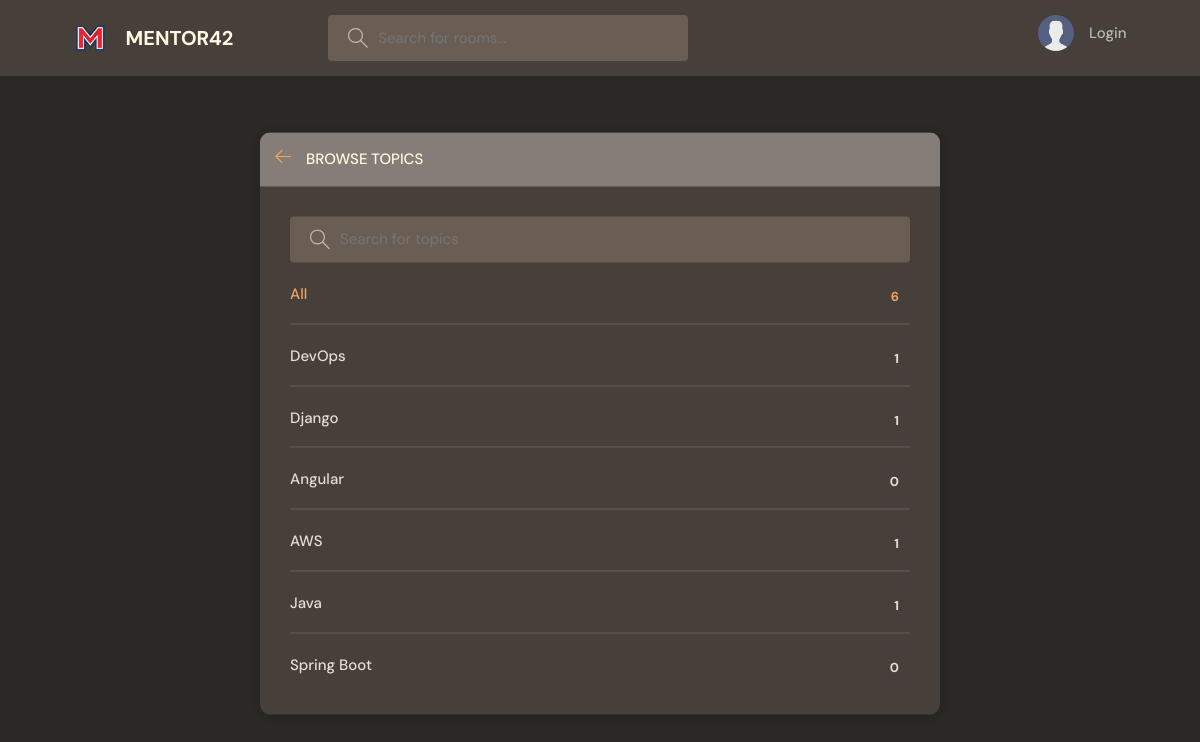
/topics/, run on an earlier commit of the app's database.
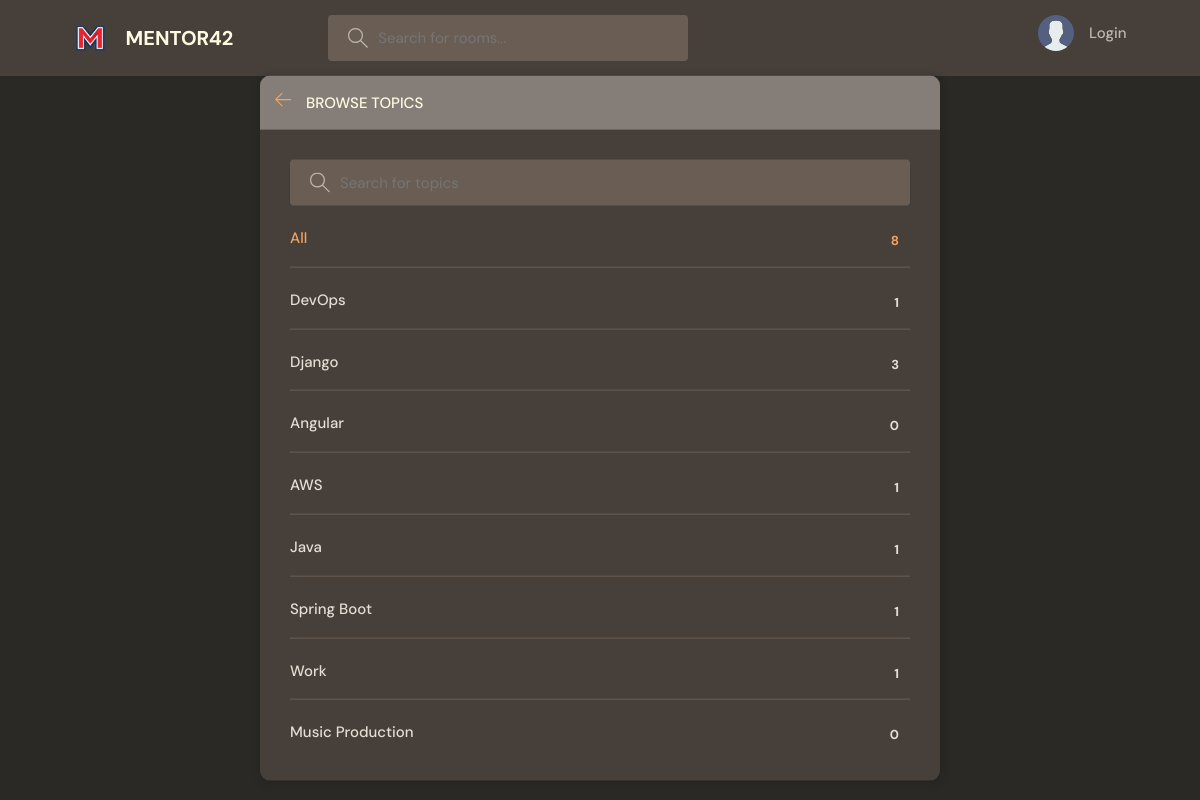
And on a later commit of the database.
### base/models.py (models this page shows, shortened)
class Topic(models.Model):
    name = models.CharField(max_length=100)

### base/views.py (the view)
# urls.py: path('topics/', views.topicsPage, name='topics'),
def topicsPage(request):
    q = request.GET.get('q') if request.GET.get('q') is not None else ''
    topics = Topic.objects.filter(name__icontains=q)
    context = {'topics': topics}
    return render(request, 'base/topics.html', context)

### base/templates/base/topics.html (shortened to what this page needs)
{% extends 'main.html' %}
{% block content %}
    <main class="create-room layout">
        <div class="container">
            <div class="layout__box">
                <div class="layout__boxHeader">
                    <div class="layout__boxTitle">
                        <a href="{% url 'home' %}">
                            <svg version="1.1" xmlns="http://www.w3.org/2000/svg" width="32" height="32"
                                 viewBox="0 0 32 32">
                                <title>arrow-left</title>
                                <path
                                        d="M13.723 2.286l-13.723 13.714 13.719 13.714 1.616-1.611-10.96-10.96h27.625v-2.286h-27.625l10.965-10.965-1.616-1.607z"
                                ></path>
                            </svg>
                        </a>
                        <h3>Browse Topics</h3>
                    </div>
                </div>
                <div class="topics-page layout__body">
                    <form class="header__search">
                        <label>
                            <input type="text" name="q" placeholder="Search for topics"/>
                        </label>
                    </form>
                    <ul class="topics__list">
                        <li>
                            <a href="{% url 'topics' %}" class="active">All <span>{{ topics.count }}</span></a>
                        </li>
                        {% for topic in topics %}
                            <li>
                                <a href="{% url 'home' %}?q={{ topic.name }}">{{ topic.name }}
                                    <span>{{ topic.room_set.all.count }}</span></a>
                            </li>
                        {% endfor %}
                    </ul>
                </div>
            </div>
        </div>
    </main>
{% endblock content %}

What changed in the data, as far as the page shows it:
computed for Topic "Django": room_set.all.count "1" → "3"
computed for Topic "Spring Boot": room_set.all.count "0" → "1"
added Topic: name "Work", room_set.all.count "1"
added Topic: name "Music Production", room_set.all.count "0"
Also different on the page:
{{ topics.count }}: "6" → "8"
